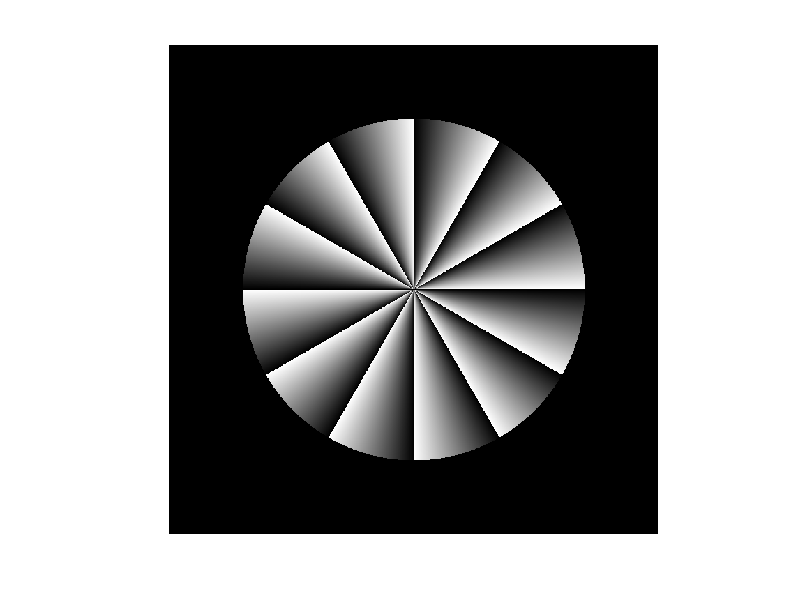
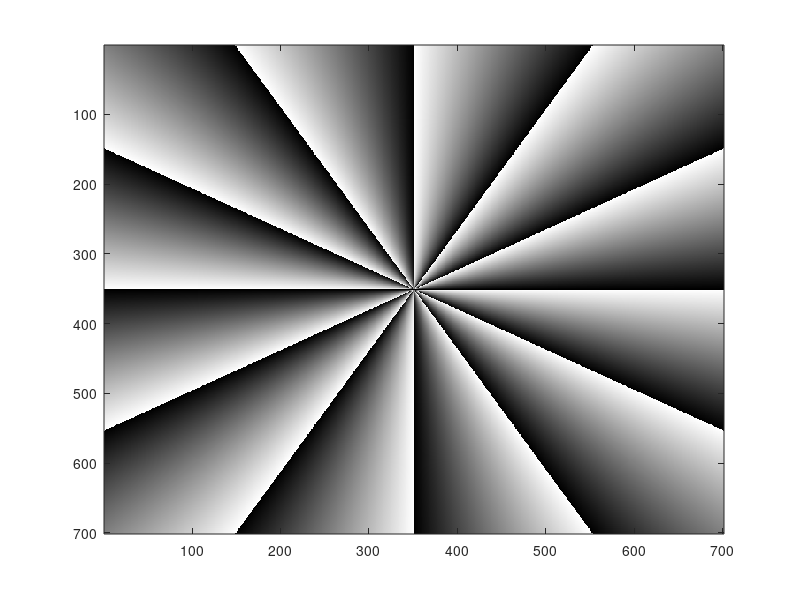
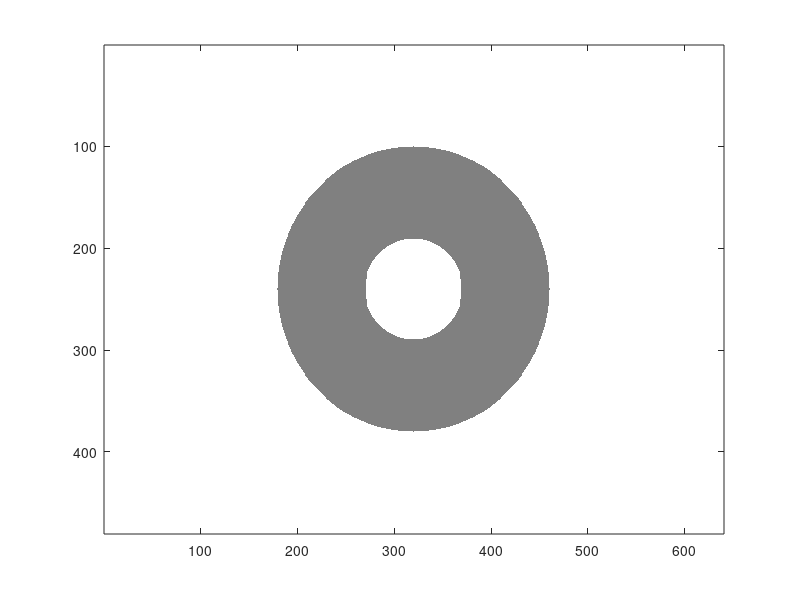

MATLAB code for these plots, in order:

n = 701; 
nseg=6;  
radius=.7;  
[X,Y] = meshgrid(linspace(-1,1,n));  


theta = atan2(Y,X)./pi; 
theta=mod(theta*nseg, 1);

radiusimage=sqrt(X.^2+ Y.^2); 
aperture=NaN(size(radiusimage)); 
aperture(radiusimage<radius)=1; 
aperture(radiusimage>=radius)=0; 
illusion=theta.*aperture; 
illusion
figure(1);
imagesc(illusion); 
axis square 
axis off 
colormap(gray(256)) 
saveas(gcf,'peripheraldrift1.jpg')

[X,Y] = meshgrid(linspace(-1,1,n));  

figure(2)
F=mod(atan2(X, Y), pi/6);
figure(2)
imagesc(F); colormap(gray(256))

%%

% First create the image.
imageSizeX = 640;
imageSizeY = 480;
[columnsInImage, rowsInImage] = meshgrid(1:imageSizeX, 1:imageSizeY);
% Next create the circle in the image.
centerX = 320;
centerY = 240;
innerRadius = 50;
outerRadius = 140;
array2D = (rowsInImage - centerY).^2 ...
    + (columnsInImage - centerX).^2;
ringPixels = array2D >= innerRadius.^2 & array2D <= outerRadius.^2;
% ringPixels is a 2D "logical" array.
% Now, display it.
figure(4)
image(ringPixels) ;
    colormap([1 1 1; 0.5 0.5 0.5])
